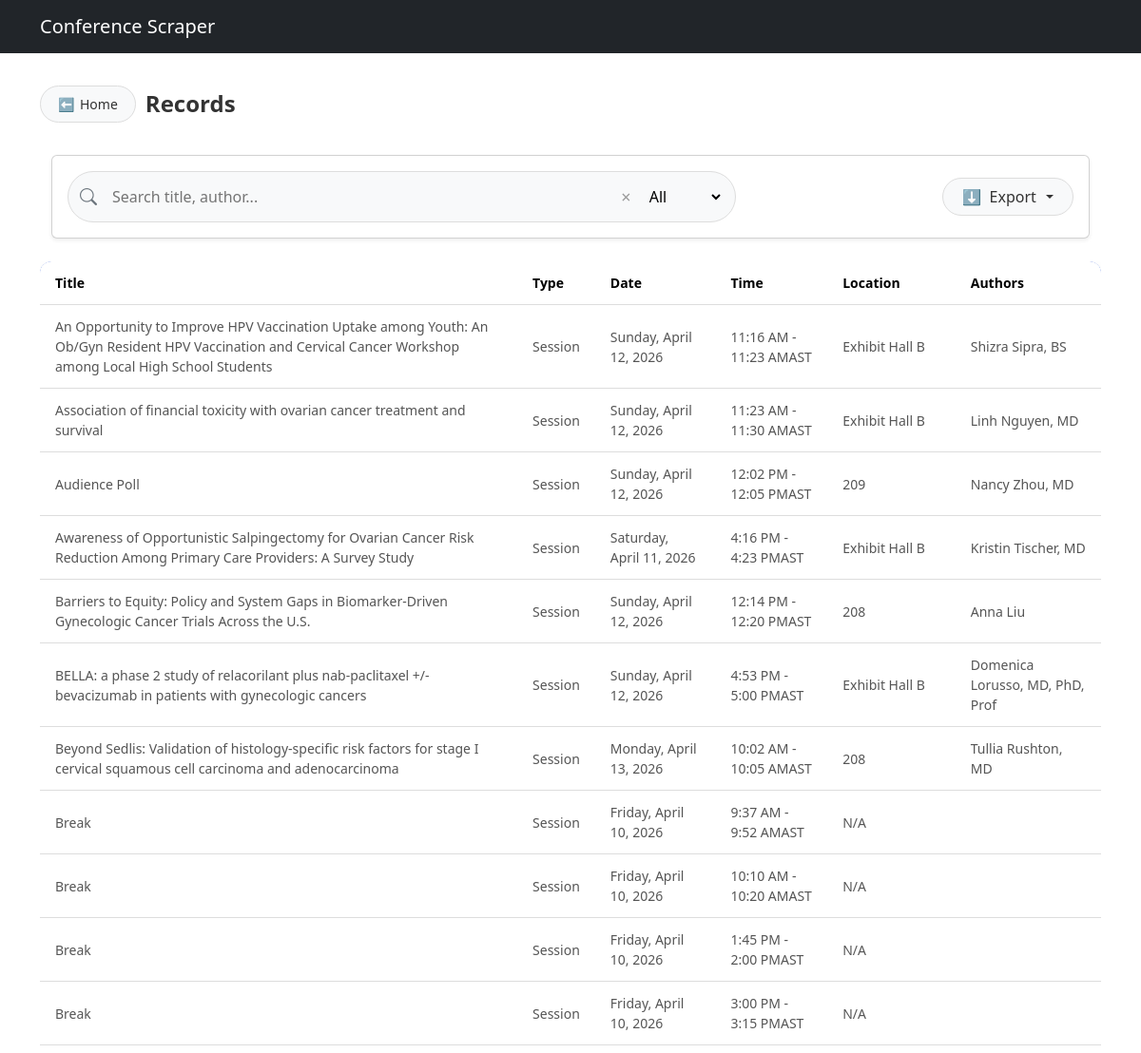
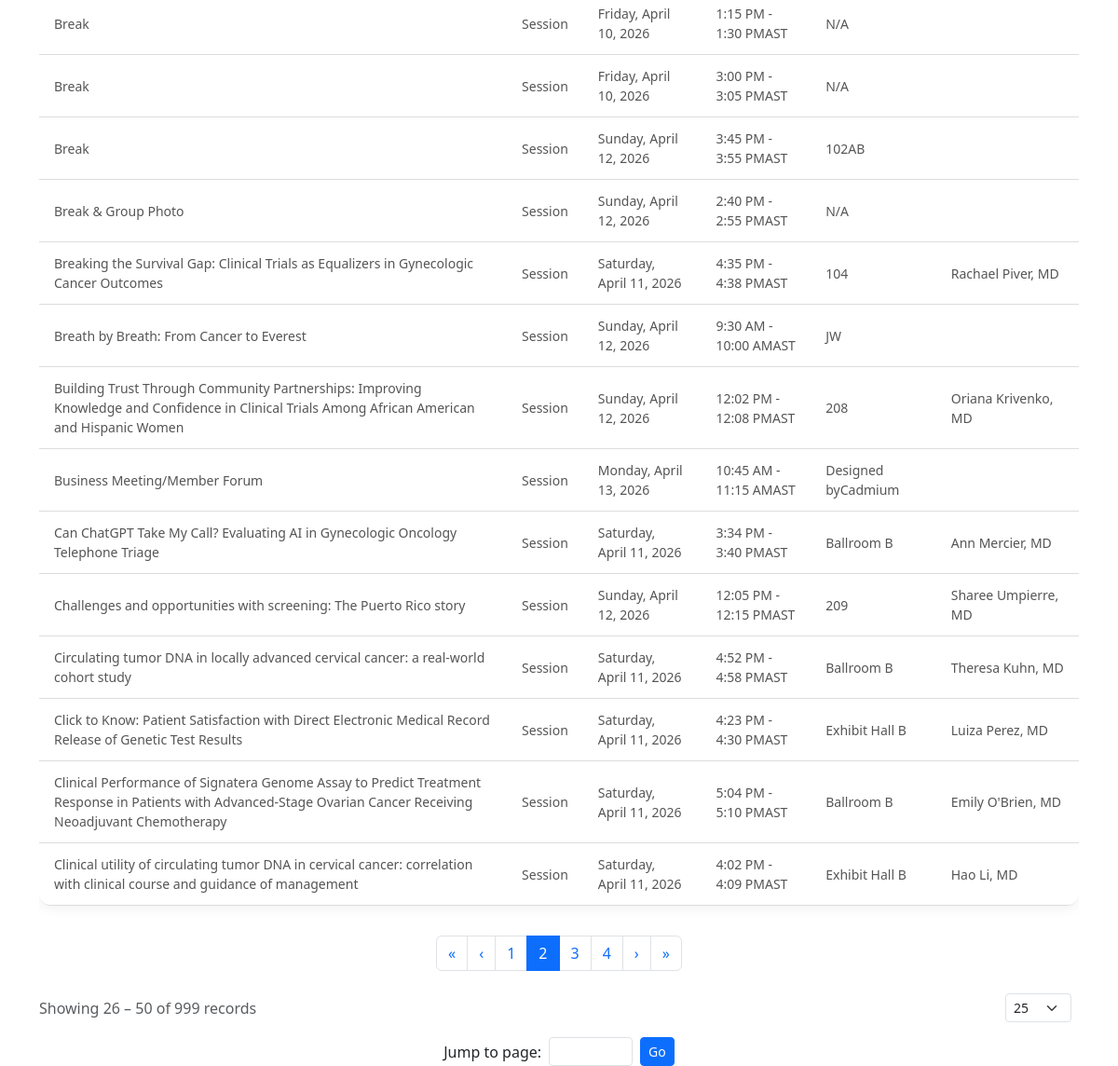
Page /records/?page=2&search=&type=&limit=25 on the committed database (2 pictures, top to bottom).
### scraper/models.py (models this page shows, shortened)
class ConferenceItem(models.Model):
    SESSION_TYPES = [
        ('Session', 'Session'),
        ('Poster', 'Poster')
    ]
    session_title = models.CharField(max_length=500, default="N/A")
    session_type = models.CharField(max_length=50, choices=SESSION_TYPES)
    poster_title = models.TextField(blank=True, null=True)
    authors = models.TextField(blank=True, null=True)
    affiliations = models.TextField(blank=True, null=True)
    date = models.CharField(max_length=50, blank=True, null=True)
    time = models.CharField(max_length=50, blank=True, null=True)
    location = models.CharField(max_length=255, blank=True, null=True)
    session_category = models.CharField(max_length=255, blank=True, null=True)
    presentation_type = models.CharField(max_length=255, blank=True, null=True)
    description = models.TextField(blank=True, null=True)
    created_at = models.DateTimeField(auto_now_add=True)

### scraper/views.py (the view, shortened to what this page needs)
# urls.py: path("records/", views.records, name="records"),
def records(request):
    search_query = request.GET.get("search", "")
    type_filter = request.GET.get("type", "")
    limit = request.GET.get("limit", 25)
    data = ConferenceItem.objects.all()
    if type_filter:
        data = data.filter(session_type=type_filter)
    paginator = Paginator(data, limit)
    page_number = request.GET.get("page", 1)
    records = paginator.get_page(page_number)
    start_index = records.start_index()
    end_index = records.end_index()
    total_records = paginator.count
    context = {
        "records": records,
        "search_query": search_query,
        "type_filter": type_filter,
        "limit": int(limit),
        "start_index": start_index,
        "end_index": end_index,
        "total_records": total_records,
    }
    return render(request, "records.html", context)

### scraper/templates/records.html (shortened to what this page needs)
{% extends "base.html" %}
{% block content %}
<div class="records-header d-flex flex-wrap align-items-center justify-content-between mb-4">
  <a href="/" class="back-btn">
    ⬅ <span>Home</span>
  </a>
  <h2 class="records-title mb-0">Records</h2>
</div>
<div class="container mt-3">
  <div class="card shadow-sm p-3 mb-4">
    <div class="row g-2 align-items-center">
      <div class="col-md-8 col-sm-12">
        <form id="searchForm">
            <div class="search-wrapper d-flex align-items-center">
            <i class="bi bi-search search-icon"></i>
            <input
                type="text"
                id="searchInput"
                name="search"
                value="{{ search_query }}"
                placeholder="Search title, author..."
                class="search-input"
            >
            <span class="clear-btn" onclick="clearSearch()">&times;</span>
            <select name="type" id="typeFilter" class="filter-dropdown">
                <option value="">All</option>
            </select>
            </div>
          </form>
        </div>
      <div class="col-md-4 col-sm-12 text-md-end text-start">
        <div class="dropdown export-dropdown">
            <button class="dropdown-toggle export-btn w-100 w-md-auto" type="button" data-bs-toggle="dropdown">
            ⬇ <span class="ms-1">Export</span>
            </button>
        </div>
      </div>
    </div>
  </div>
</div>
<div class="table-responsive">
  <table class="table professional-table">
    <thead>
      <tr>
        <th>Title</th>
        <th>Type</th>
        <th>Date</th>
        <th>Time</th>
        <th>Location</th>
        <th>Authors</th>
      </tr>
    </thead>
    <tbody>
      {% for record in records %}
      <tr>
        <td>
          {% if record.session_title %}
            {{ record.session_title }}
          {% else %}
            {{ record.poster_title }}
          {% endif %}
        </td>
        <td>{{ record.session_type }}</td>
        <td>{{ record.date }}</td>
        <td>{{ record.time }}</td>
        <td>{{ record.location }}</td>
        <td>{{ record.authors }}</td>
      </tr>
      {% empty %}
      <tr>
        <td colspan="6" class="text-center">No records found</td>
      </tr>
      {% endfor %}
    </tbody>
  </table>
</div>
<nav class="mt-3">
  <ul class="pagination justify-content-center flex-wrap">
    {% if records.has_previous %}
    <li class="page-item">
      <a class="page-link" href="?page=1&search={{search_query}}&type={{type_filter}}&limit={{limit}}">&laquo;</a>
    </li>
    <li class="page-item">
      <a class="page-link" href="?page={{records.previous_page_number}}&search={{search_query}}&type={{type_filter}}&limit={{limit}}">&lsaquo;</a>
    </li>
    {% endif %}
    {% for num in records.paginator.page_range %}
      {% if num >= records.number|add:-2 and num <= records.number|add:2 %}
      <li class="page-item {% if records.number == num %}active{% endif %}">
        <a class="page-link" href="?page={{num}}&search={{search_query}}&type={{type_filter}}&limit={{limit}}">
          {{num}}
        </a>
      </li>
      {% endif %}
    {% endfor %}
    {% if records.has_next %}
    <li class="page-item">
      <a class="page-link" href="?page={{records.next_page_number}}&search={{search_query}}&type={{type_filter}}&limit={{limit}}">&rsaquo;</a>
    </li>
    <li class="page-item">
      <a class="page-link" href="?page={{records.paginator.num_pages}}&search={{search_query}}&type={{type_filter}}&limit={{limit}}">&raquo;</a>
    </li>
    {% endif %}
  </ul>
</nav>
<div class="d-flex justify-content-between align-items-center flex-wrap mt-4">
  <div id="recordsSummary" class="text-muted">
    Showing {{start_index}} – {{end_index}} of {{total_records}} records
  </div>
  <form method="get" class="d-flex align-items-center">
    <select name="limit" class="form-select form-select-sm me-2" onchange="this.form.submit()">
      <option value="25" {% if limit == 25 %}selected{% endif %}>25</option>
    </select>
  </form>
</div>
<div class="text-center mt-3">
  <form method="get" class="d-inline-flex align-items-center">
    <label class="me-2">Jump to page:</label>
    <input type="number"
      name="page"
      min="1"
      max="{{records.paginator.num_pages}}"
      class="form-control form-control-sm me-2"
      style="width:90px;">
    <button class="btn btn-sm btn-primary">Go</button>
  </form>
</div>
<link href="https://cdn.jsdelivr.net/npm/bootstrap-icons/font/bootstrap-icons.css" rel="stylesheet">
{% endblock %}

### scraper/templates/records.html (style rules this page uses)
.search-wrapper { width: 100%; background: #f8f9fa; border-radius: 50px; padding: 8px 12px; border: 1px solid #ddd; gap: 10px; }
.search-icon { font-size: 18px; color: #6c757d; }
.search-input { border: none; outline: none; background: transparent; flex: 1; padding: 6px; }
.clear-btn { cursor: pointer; font-size: 18px; color: #999; }
.filter-dropdown { border: none; outline: none; background: transparent; padding: 5px; cursor: pointer; }
.export-dropdown { background: #f8f9fa; border-radius: 50px; border: 1px solid #ddd; padding: 6px 14px; display: inline-flex; align-items: center; transition: all 0.2s ease; }
.export-btn { border: none; background: transparent; font-weight: 500; color: #333; cursor: pointer; outline: none; }
.export-btn::after { margin-left: 6px; }
.back-btn { display: inline-flex; align-items: center; background: #f8f9fa; border: 1px solid #ddd; border-radius: 50px; padding: 8px 16px; color: #333; text-decoration: none; font-weight: 500; transition: all 0.2s ease; }
.professional-table { width: 100%; border-collapse: separate; border-spacing: 0; border-radius: 12px; overflow: hidden; box-shadow: 0 4px 12px rgba(0,0,0,0.05); background: #f8f9fa; font-family: "Segoe UI", Tahoma, Geneva, Verdana, sans-serif; }
.professional-table thead tr { background: #4e73df; color: #fff; font-weight: 600; text-align: left; font-size: 14px; }
.professional-table thead th:first-child { border-top-left-radius: 12px; }
.professional-table thead th:last-child { border-top-right-radius: 12px; }
.professional-table tbody tr { background: #fff; transition: all 0.2s ease; }
.professional-table th, .professional-table td { padding: 12px 16px; border-bottom: 1px solid #ddd; vertical-align: middle; }
.professional-table tbody tr:last-child td:first-child { border-bottom-left-radius: 12px; }
.professional-table tbody tr:last-child td:last-child { border-bottom-right-radius: 12px; }
.professional-table tbody td { color: #555; font-size: 14px; }
.records-header { width: 100%; padding: 10px 0; display: flex; flex-wrap: wrap; align-items: center; justify-content: space-between; gap: 10px; }
.back-btn { display: inline-flex; align-items: center; gap: 6px; background: #f8f9fa; border: 1px solid #ddd; border-radius: 50px; padding: 8px 18px; font-size: 14px; font-weight: 500; color: #333; text-decoration: none; transition: all 0.25s ease; }
.records-title { font-weight: 600; font-size: 24px; color: #333; margin: 0; flex-grow: 1; text-align: left; }
.records-title { font-weight: 600; color: #333; margin: 0; }

### rows in the picture
ConferenceItem: session_title "An Opportunity to Improve HPV Vaccination Uptake among Youth: An Ob/Gyn Resident HPV Vaccination and Cervical Cancer Workshop among Local High School Students", session_type "Session", date "Sunday, April 12, 2026", time "11:16 AM - 11:23 AMAST", location "Exhibit Hall B", authors "Shizra Sipra, BS"
ConferenceItem: session_title "Association of financial toxicity with ovarian cancer treatment and survival", session_type "Session", date "Sunday, April 12, 2026", time "11:23 AM - 11:30 AMAST", location "Exhibit Hall B", authors "Linh Nguyen, MD"
ConferenceItem: session_title "Audience Poll", session_type "Session", date "Sunday, April 12, 2026", time "12:02 PM - 12:05 PMAST", location "209", authors "Nancy Zhou, MD"
ConferenceItem: session_title "Awareness of Opportunistic Salpingectomy for Ovarian Cancer Risk Reduction Among Primary Care Providers: A Survey Study", session_type "Session", date "Saturday, April 11, 2026", time "4:16 PM - 4:23 PMAST", location "Exhibit Hall B", authors "Kristin Tischer, MD"
ConferenceItem: session_title "Barriers to Equity: Policy and System Gaps in Biomarker-Driven Gynecologic Cancer Trials Across the U.S.", session_type "Session", date "Sunday, April 12, 2026", time "12:14 PM - 12:20 PMAST", location "208", authors "Anna Liu"
ConferenceItem: session_title "BELLA: a phase 2 study of relacorilant plus nab-paclitaxel +/- bevacizumab in patients with gynecologic cancers", session_type "Session", date "Sunday, April 12, 2026", time "4:53 PM - 5:00 PMAST", location "Exhibit Hall B", authors "Domenica Lorusso, MD, PhD, Prof"
ConferenceItem: session_title "Beyond Sedlis: Validation of histology-specific risk factors for stage I cervical squamous cell carcinoma and adenocarcinoma", session_type "Session", date "Monday, April 13, 2026", time "10:02 AM - 10:05 AMAST", location "208", authors "Tullia Rushton, MD"
ConferenceItem: session_title "Break", session_type "Session", date "Friday, April 10, 2026", time "9:37 AM - 9:52 AMAST", location "N/A"
ConferenceItem: session_title "Break", session_type "Session", date "Friday, April 10, 2026", time "10:10 AM - 10:20 AMAST", location "N/A"
ConferenceItem: session_title "Break", session_type "Session", date "Friday, April 10, 2026", time "1:45 PM - 2:00 PMAST", location "N/A"
ConferenceItem: session_title "Break", session_type "Session", date "Friday, April 10, 2026", time "3:00 PM - 3:15 PMAST", location "N/A"
ConferenceItem: session_title "Break", session_type "Session", date "Friday, April 10, 2026", time "1:15 PM - 1:30 PMAST", location "N/A"
ConferenceItem: session_title "Break", session_type "Session", date "Friday, April 10, 2026", time "3:00 PM - 3:05 PMAST", location "N/A"
ConferenceItem: session_title "Break", session_type "Session", date "Sunday, April 12, 2026", time "3:45 PM - 3:55 PMAST", location "102AB"
ConferenceItem: session_title "Break & Group Photo", session_type "Session", date "Sunday, April 12, 2026", time "2:40 PM - 2:55 PMAST", location "N/A"
ConferenceItem: session_title "Breaking the Survival Gap: Clinical Trials as Equalizers in Gynecologic Cancer Outcomes", session_type "Session", date "Saturday, April 11, 2026", time "4:35 PM - 4:38 PMAST", location "104", authors "Rachael Piver, MD"
ConferenceItem: session_title "Breath by Breath: From Cancer to Everest", session_type "Session", date "Sunday, April 12, 2026", time "9:30 AM - 10:00 AMAST", location "JW"
ConferenceItem: session_title "Building Trust Through Community Partnerships: Improving Knowledge and Confidence in Clinical Trials Among African American and Hispanic Women", session_type "Session", date "Sunday, April 12, 2026", time "12:02 PM - 12:08 PMAST", location "208", authors "Oriana Krivenko, MD"
ConferenceItem: session_title "Business Meeting/Member Forum", session_type "Session", date "Monday, April 13, 2026", time "10:45 AM - 11:15 AMAST", location "Designed byCadmium"
ConferenceItem: session_title "Can ChatGPT Take My Call? Evaluating AI in Gynecologic Oncology Telephone Triage", session_type "Session", date "Saturday, April 11, 2026", time "3:34 PM - 3:40 PMAST", location "Ballroom B", authors "Ann Mercier, MD"
ConferenceItem: session_title "Challenges and opportunities with screening: The Puerto Rico story", session_type "Session", date "Sunday, April 12, 2026", time "12:05 PM - 12:15 PMAST", location "209", authors "Sharee Umpierre, MD"
ConferenceItem: session_title "Circulating tumor DNA in locally advanced cervical cancer: a real-world cohort study", session_type "Session", date "Saturday, April 11, 2026", time "4:52 PM - 4:58 PMAST", location "Ballroom B", authors "Theresa Kuhn, MD"
ConferenceItem: session_title "Click to Know: Patient Satisfaction with Direct Electronic Medical Record Release of Genetic Test Results", session_type "Session", date "Saturday, April 11, 2026", time "4:23 PM - 4:30 PMAST", location "Exhibit Hall B", authors "Luiza Perez, MD"
ConferenceItem: session_title "Clinical Performance of Signatera Genome Assay to Predict Treatment Response in Patients with Advanced-Stage Ovarian Cancer Receiving Neoadjuvant Chemotherapy", session_type "Session", date "Saturday, April 11, 2026", time "5:04 PM - 5:10 PMAST", location "Ballroom B", authors "Emily O'Brien, MD"
ConferenceItem: session_title "Clinical utility of circulating tumor DNA in cervical cancer: correlation with clinical course and guidance of management", session_type "Session", date "Saturday, April 11, 2026", time "4:02 PM - 4:09 PMAST", location "Exhibit Hall B", authors "Hao Li, MD"

### other values in the picture
{{ num }} "1" "2" "3" "4"
{{ start_index }} "26"
{{ end_index }} "50"
{{ total_records }} "999"
